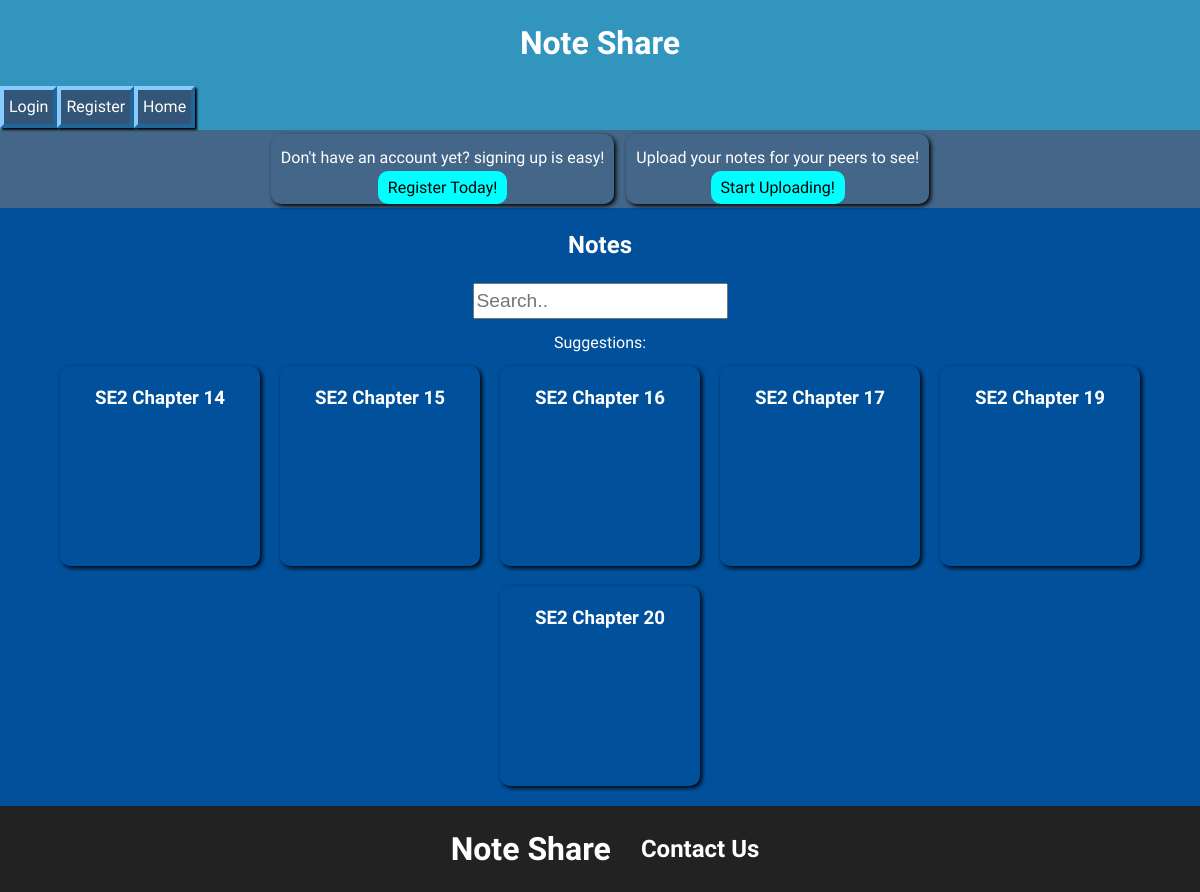
Before: /note_share/index.php with the older database file.
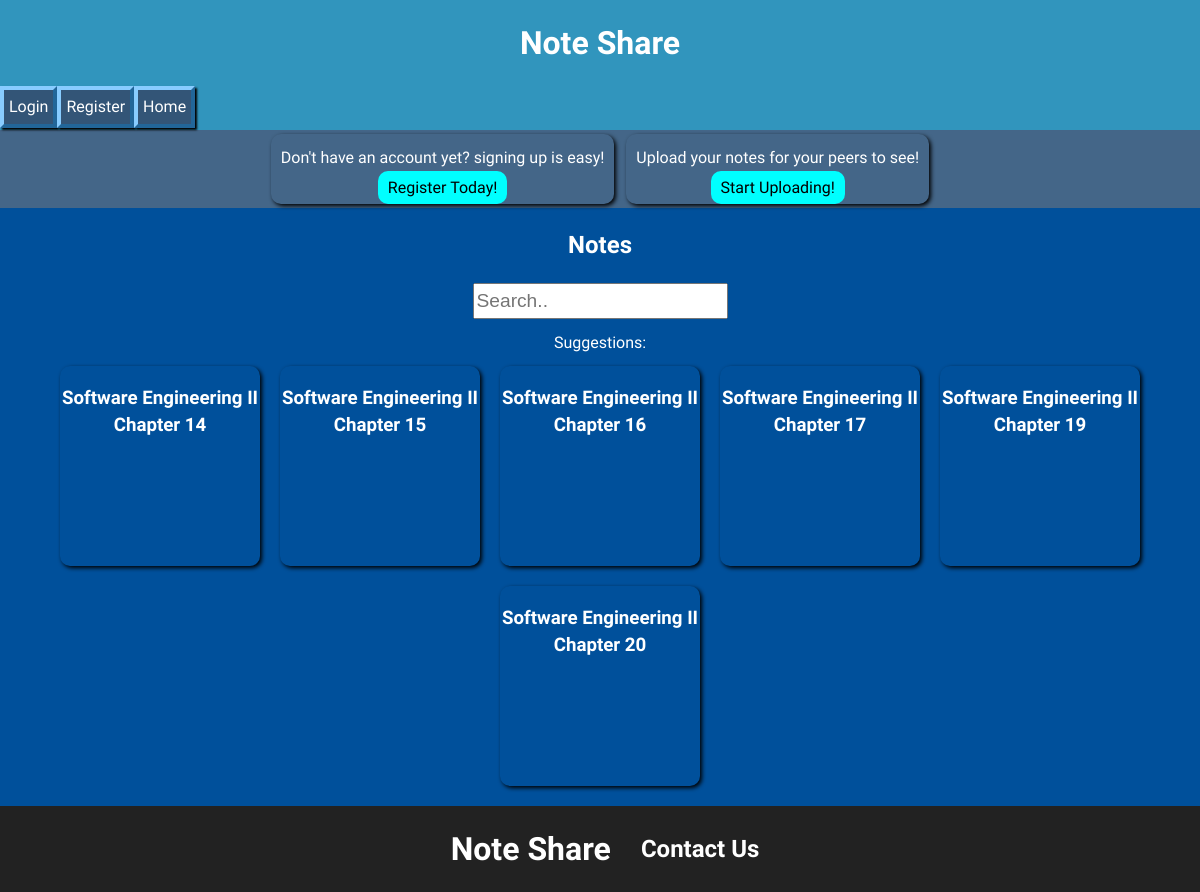
After: the same page with the newer database file.
### tables this page shows
CREATE TABLE `notes` (
  `users_id` int(10) UNSIGNED NOT NULL,
  `notes_id` int(10) UNSIGNED NOT NULL,
  `notes_name` varchar(50) NOT NULL,
  `notes_course_number` varchar(5) NOT NULL,
  `notes_course_name` varchar(50) NOT NULL,
  `notes_teacher` varchar(50) NOT NULL,
  `notes_year` int(4) NOT NULL,
  `notes_season` tinyint(1) UNSIGNED NOT NULL,
  `notes_likes` int(20) DEFAULT NULL,
  `notes_dislikes` int(20) DEFAULT NULL,
  `notes_favorites` int(20) DEFAULT NULL,
  `notes_rating` float DEFAULT NULL
);

### note_share/browse-notes.php (the view, shortened to what this page needs)
<section class="flex-notes">
  <h1>Notes</h1>
  <input style="height: 30px; font-size: 1.2em;" type="text" name="search" onkeyup="showNotes(this.value)" placeholder="Search..">
  <p>Suggestions: <span id="note-hint"></span></p>
  <div class="notes">
    <?php
    $object = $dbh->query("SELECT notes_id, notes_name FROM notes;");
    while($note = $object->fetch_row())
      $notes[] = $note;
    if(isset($notes))
    {
      foreach($notes as $note)
      {
        echo
        "
        <div onclick=\"location.search='?note=".$note[0].$note[1].".pdf'\" style=\"cursor: pointer;\">
          <h3>".$note[1]."</h3>
        </div>
        ";
      }
    }
    ?>
  </div>
</section>

### note_share/header.php (shortened to what this page needs)
<?php
include 'includes/dbh.inc.php';
if (isset($_SESSION['id']))
  $login = $_SESSION['id'];
else
  $login = null;
?>
<!DOCTYPE html>
<html>
<head>
  <link rel="stylesheet" href="styles/main.css">
</head>
<body>
  <header>
    <h1><a href="index.php">Note Share</a></h1>
    <section class="flex-nav">
      <?php
      if (isset($login))
      {
        $object = $dbh->query("SELECT users_name FROM users WHERE users_id = '$login';");
        $names  = $object->fetch_assoc();
        ?>
        <a class="nav-btn" href="includes/logout.inc.php"><?php echo $names['users_name'];?>: Logout</a>
        <a class="nav-btn" href="upload.php?">Upload</a>
        <?php
      }
      else
      {
        ?>
        <a class="nav-btn" href="login.php">Login</a>
        <a class="nav-btn" href="signup.php">Register</a>
        <?php
      }
      ?>
      <a class="nav-btn" href="index.php">Home</a>
    </section>
  </header>

### note_share/index.php
<?php
include 'header.php';
?>
<section class="flex-features">
  <?php
  if (!isset($login))
  {
    ?>
    <div>
      <p>Don't have an account yet? signing up is easy!</p>
      <a class="a-btn" href="signup.php">Register Today!</a>
    </div>
    <?php
  }
  ?>
  <div>
    <p>Upload your notes for your peers to see!</p>
    <a class="a-btn" href="upload.php">Start Uploading!</a>
  </div>
</section>
<?php
include 'browse-notes.php';
?>
<?php
include 'footer.php';
?>

### note_share/footer.php (shortened to what this page needs)
  <footer class="flex-footer">
    <a href="index.php"><h1>Note Share</h1></a>
    <div id="contact-us">
      <h2 class="a" onclick="showContactInfo()">Contact Us</h2>
    </div>
  </footer>
</body>
</html>

### note_share/styles/main.css (style rules this page uses)
html { background: #000; color: rgb(255, 255, 255); }
header { background: rgb(49, 149, 189); text-align: center; }
h1 { margin: 0 auto; padding: 20px; }
p { margin: 0 auto; padding: 12px 0 2px 0; }
body { margin: 0 auto; font-family: 'Varela', sans-serif; line-height: 1.45; }
section { background: #468; text-align: center; padding-bottom: 10px; }
footer { background: #222; }
a, .a { text-decoration: none; color: inherit; }
.a-btn { background: aqua; border-radius: 10px; padding: 5px 10px; border: none; color:rgb(0, 0, 0); font-size: 1.0em; }
.nav-btn { background: #357; color: #fff; margin: 0; padding: 5px; text-decoration: none; border: 4px solid #8cf; box-shadow: 2px 2px 2px #000; border-bottom-color: #269; border-right-color: #269; text-align: center; font-size: 1.0em; }
.flex-nav { background: inherit; display: flex; flex-direction: row; align-items: center; padding: 0 0 2px 0; }
.flex-features { display: flex; flex-direction: row; justify-content: center; align-items: flex-end; padding: 4px 0; }
.flex-features div { display: flex; flex-direction: column; align-items: center; margin: 0 0.5%; padding: 0 10px; box-shadow: 2px 2px 4px #000; border-radius: 10px; }
.flex-notes { display: flex; background: rgb(0, 80, 155); flex-direction: column; justify-content: center; align-items: center; }
.notes { display: flex; flex-flow: row wrap; justify-content: center; align-items: center; }
.notes div { text-align: center; background:inherit; width: 200px; height: 200px; margin: 10px; border-radius: 10px; box-shadow: 2px 2px 4px rgb(0, 0, 0); }
.flex-footer { display: flex; flex-direction: row; justify-content: center; align-items: center; }
.flex-footer div * { margin: 10px; }

Changed rows visible on the page:
changed notes: notes_name "SE2 Chapter 14" → "Software Engineering II Chapter 14"
changed notes: notes_name "SE2 Chapter 15" → "Software Engineering II Chapter 15"
changed notes: notes_name "SE2 Chapter 16" → "Software Engineering II Chapter 16"
changed notes: notes_name "SE2 Chapter 17" → "Software Engineering II Chapter 17"
changed notes: notes_name "SE2 Chapter 19" → "Software Engineering II Chapter 19"
changed notes: notes_name "SE2 Chapter 20" → "Software Engineering II Chapter 20"
